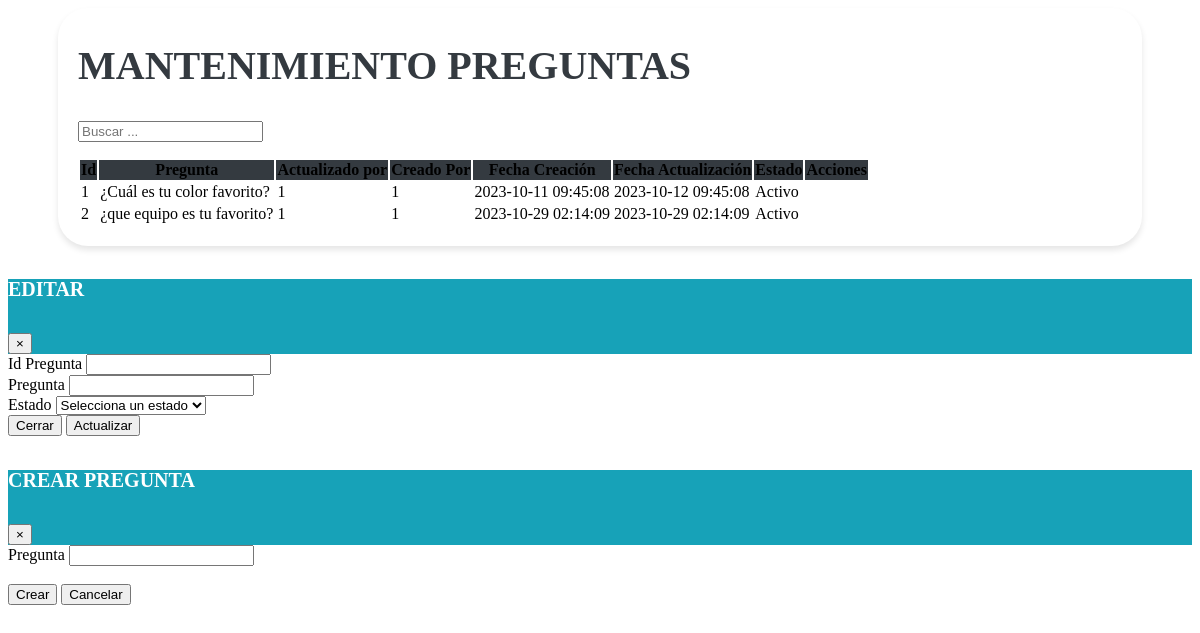
Page /vistas/Mantenimiento_preguntas.php (signed in) on the earlier database version.
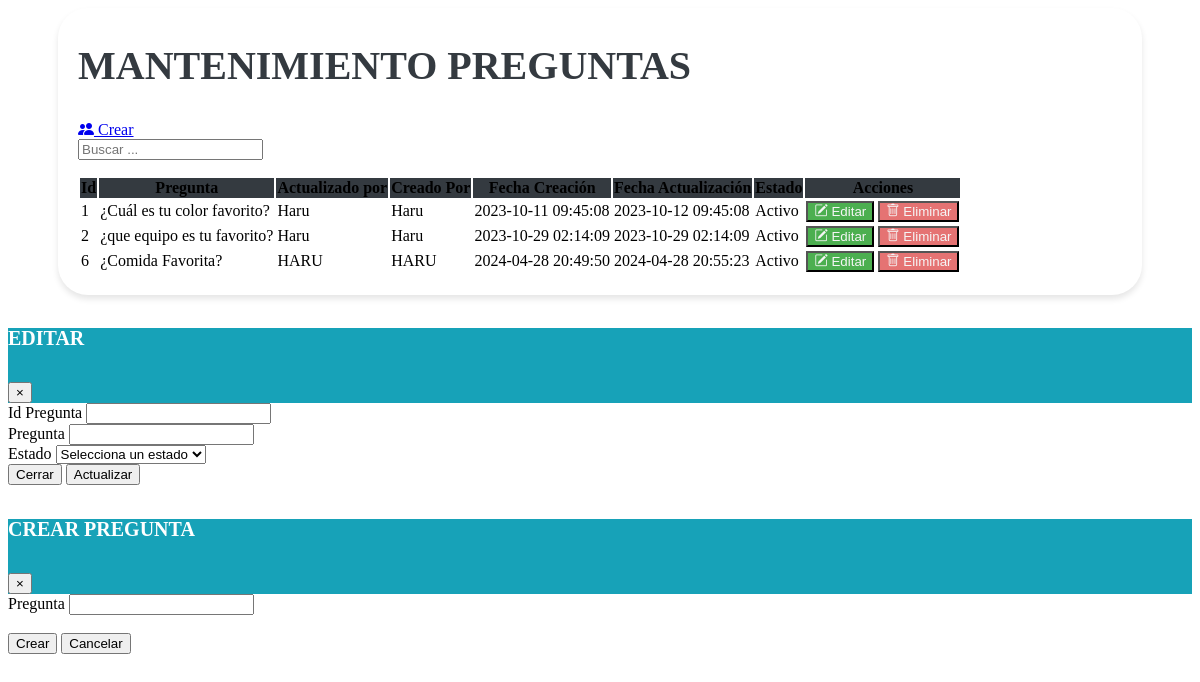
Same page on the later database version.
### tables this page shows
CREATE TABLE `preguntas` (
  `Id_pregunta` bigint(20) NOT NULL,
  `Pregunta` varchar(255) NOT NULL,
  `Creador_Por` varchar(40) NOT NULL,
  `Fecha_Creacion` timestamp NULL DEFAULT NULL,
  `Actualizado_Por` varchar(40) NOT NULL,
  `Fecha_Actualizacion` timestamp NULL DEFAULT NULL,
  `estado` enum('A','I') NOT NULL DEFAULT 'A'
);

### vistas/Mantenimiento_preguntas.php (the view, shortened to what the changed rows need)
<?php
 include "../php/conexion_be.php";
 $permiso_insercion = 2;
 $permiso_actualizacion = 2;
 $permiso_eliminacion = 2;
 if(isset($_SESSION['usuario'])) {
     $idRolUsuario = $_SESSION['usuario']['id_rol'];
     $sqlPermisos = "SELECT * FROM permisos WHERE Id_rol = $idRolUsuario AND id_objeto = 4";
     $resultadoPermisos = $conexion->query($sqlPermisos);
     if ($resultadoPermisos->num_rows > 0) {
         $filaPermisos = $resultadoPermisos->fetch_assoc();
         $permiso_insercion= $filaPermisos['permiso_insercion'];
         $permiso_actualizacion = $filaPermisos['permiso_actualizacion'];
         $permiso_eliminacion = $filaPermisos['permiso_eliminacion'];
     }
 }
?>
<link href="https://cdn.jsdelivr.net/npm/bootstrap-icons@1.10.0/font/bootstrap-icons.css" rel="stylesheet">
<link rel="stylesheet" href="assets/css/estilos.css">
<div class="containertable">
    <div class="d-flex justify-content-between align-items-end mb-4">
        <div>
            <h1 class="poppins-font mb-2">MANTENIMIENTO PREGUNTAS</h1>
            <br>
            <?php if ($permiso_insercion == 1) : ?>
            <a href="#" data-bs-toggle="modal" data-bs-target="#modalForm" class="btn btn-info">
                <i class="nav-icon bi bi-people-fill"></i> Crear
            </a>
            <?php endif; ?>
        </div>
    </div>
    <div class="table-responsive">
        <table class="table table-hover">
            <thead class="table-dark text-center" style="background-color: #343A40;">
                <tr>
                    <th scope="col">Id</th>
                    <th scope="col">Pregunta</th>
                    <th scope="col">Actualizado por</th>
                    <th scope="col">Creado Por</th>
                    <th scope="col">Fecha Creación</th>
                    <th scope="col">Fecha Actualización</th>
                    <th scope="col">Estado</th>
                    <th scope="col">Acciones</th>
                </tr>
            </thead>
            <tbody class="text-center">
                <?php
                include "../php/conexion_be.php";
                $sql = $conexion->query("SELECT * FROM preguntas");
                while ($datos = $sql->fetch_object()) { ?>
                    <tr>
                        <td><?= $datos->Id_pregunta ?></td>
                        <td><?= $datos->Pregunta ?></td>
                        <td><?= $datos->Actualizado_Por  ?></td>
                        <td><?= $datos->Creador_Por ?></td>
                        <td><?= $datos->Fecha_Creacion ?></td>
                        <td><?= $datos->Fecha_Actualizacion ?></td>
                        <td><?php
                            if ($datos->estado == "A") {
                                echo '<span class="badge bg-success">Activo</span>';
                            } else {
                                echo '<span class="badge bg-danger">Inactivo</span>';
                            }
                            ?></td>
                        <td>
                        <?php if ($permiso_actualizacion == 1) : ?>
                            <button type="button" class="btn btn-editar" data-toggle="modal" data-target="#modalEditar" onclick="abrirModalEditar
                            ('<?= $datos->Id_pregunta ?>', '<?= $datos->Pregunta ?>', '<?= $datos->estado ?>')">
                                <i class="bi bi-pencil-square"></i>
                                Editar
                            </button>
                            <?php endif; ?>
                            <?php if ($permiso_eliminacion == 1) : ?>
                            <form id="deleteForm" method="POST" action="modelos/delete_preg.php" style="display: inline;">
                                <button type="submit" class="btn btn-eliminar">
                                    <i class="bi bi-trash"></i>
                                    Eliminar
                                </button>
                            </form>
                            <?php endif; ?>
                        </td>
                    </tr>
                <?php }
                ?>
            </tbody>
        </table>
    </div>
</div>

Differences in the rows shown:
changed preguntas "¿Cuál es tu color favorito?": Actualizado_Por "1" → "Haru"; Creador_Por "1" → "Haru"; now shows "Editar Eliminar"
changed preguntas "¿que equipo es tu favorito?": Actualizado_Por "1" → "Haru"; Creador_Por "1" → "Haru"; now shows "Editar Eliminar"
added preguntas: Id_pregunta "6", Pregunta "¿Comida Favorita?", Actualizado_Por "HARU", Creador_Por "HARU", Fecha_Creacion "2024-04-28 20:49:50", Fecha_Actualizacion "2024-04-28 20:55:23", estado "Activo"
Other differences:
text now shown: "Crear"
